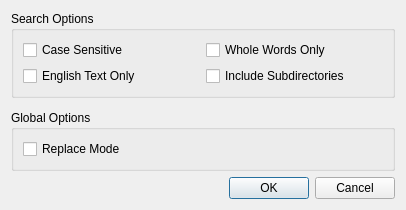
<?xml version="1.0" encoding="UTF-8"?>
<ui version="4.0">
 <class>optionsDlg</class>
 <widget class="QDialog" name="optionsDlg">
  <property name="geometry">
   <rect>
    <x>0</x>
    <y>0</y>
    <width>406</width>
    <height>210</height>
   </rect>
  </property>
  <property name="windowTitle">
   <string>Dialog</string>
  </property>
  <layout class="QVBoxLayout" name="verticalLayout">
   <item>
    <widget class="QGroupBox" name="groupBox_2">
     <property name="title">
      <string>Search Options</string>
     </property>
     <layout class="QGridLayout" name="gridLayout_2">
      <item row="0" column="0">
       <widget class="QCheckBox" name="checkBox_6">
        <property name="text">
         <string>Case Sensitive</string>
        </property>
       </widget>
      </item>
      <item row="0" column="1">
       <widget class="QCheckBox" name="checkBox_7">
        <property name="text">
         <string>Whole Words Only</string>
        </property>
       </widget>
      </item>
      <item row="1" column="0">
       <widget class="QCheckBox" name="checkBox_8">
        <property name="text">
         <string>English Text Only</string>
        </property>
       </widget>
      </item>
      <item row="1" column="1">
       <widget class="QCheckBox" name="checkBox_9">
        <property name="text">
         <string>Include Subdirectories</string>
        </property>
       </widget>
      </item>
     </layout>
    </widget>
   </item>
   <item>
    <spacer name="verticalSpacer">
     <property name="orientation">
      <enum>Qt::Vertical</enum>
     </property>
     <property name="sizeType">
      <enum>QSizePolicy::Expanding</enum>
     </property>
     <property name="sizeHint" stdset="0">
      <size>
       <width>20</width>
       <height>10</height>
      </size>
     </property>
    </spacer>
   </item>
   <item>
    <widget class="QGroupBox" name="groupBox">
     <property name="title">
      <string>Global Options</string>
     </property>
     <layout class="QGridLayout" name="gridLayout">
      <item row="0" column="0">
       <widget class="QCheckBox" name="checkBox">
        <property name="text">
         <string>Replace Mode</string>
        </property>
       </widget>
      </item>
     </layout>
    </widget>
   </item>
   <item>
    <widget class="QDialogButtonBox" name="buttonBox">
     <property name="orientation">
      <enum>Qt::Horizontal</enum>
     </property>
     <property name="standardButtons">
      <set>QDialogButtonBox::Cancel|QDialogButtonBox::Ok</set>
     </property>
    </widget>
   </item>
  </layout>
 </widget>
 <resources/>
 <connections>
  <connection>
   <sender>buttonBox</sender>
   <signal>accepted()</signal>
   <receiver>optionsDlg</receiver>
   <slot>accept()</slot>
   <hints>
    <hint type="sourcelabel">
     <x>248</x>
     <y>254</y>
    </hint>
    <hint type="destinationlabel">
     <x>157</x>
     <y>274</y>
    </hint>
   </hints>
  </connection>
  <connection>
   <sender>buttonBox</sender>
   <signal>rejected()</signal>
   <receiver>optionsDlg</receiver>
   <slot>reject()</slot>
   <hints>
    <hint type="sourcelabel">
     <x>316</x>
     <y>260</y>
    </hint>
    <hint type="destinationlabel">
     <x>286</x>
     <y>274</y>
    </hint>
   </hints>
  </connection>
 </connections>
</ui>
